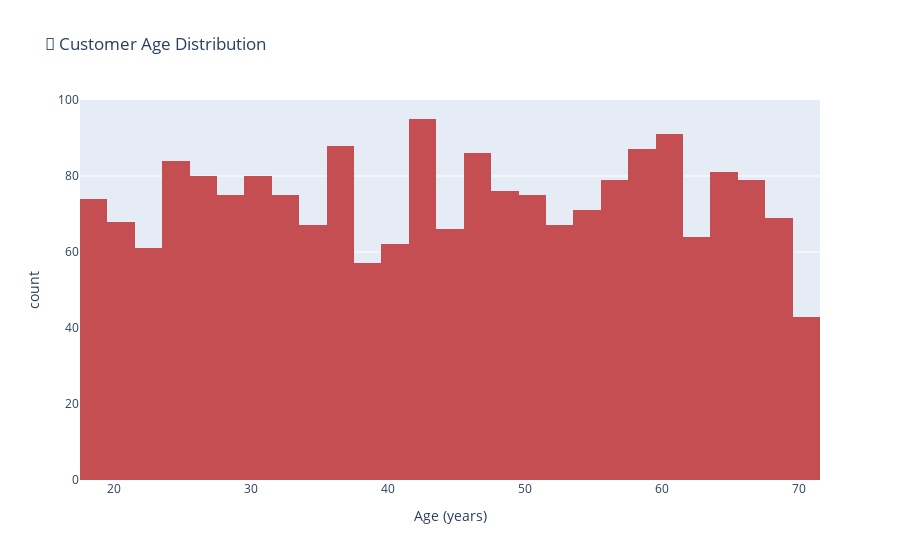

Notebook code for this chart:
### Code cell
# Age Distribution (Customers)
fig = px.histogram(
    df_customers.to_pandas(),
    x="Age",
    nbins=30,
    title="👤 Customer Age Distribution",
    labels={"Age": "Age (years)", "count": "Frequency"},
    color_discrete_sequence=[COLORS[2]]
)
fig.show()

### Figure 1 — Plotly figure (JSON) as saved in the notebook; plotly's stock layout.template omitted (floating-point values rounded to 4 significant figures; data arrays with more than 128 entries replaced by an {"elided": "..."} marker saying what was removed)
{"data": [{"bingroup": "x", "hovertemplate": "Age (years)=%{x}<br>count=%{y}<extra></extra>", "legendgroup": "", "marker": {"color": "#c44e52", "pattern": {"shape": ""}}, "name": "", "nbinsx": 30, "orientation": "v", "showlegend": false, "type": "histogram", "x": {"elided": "2000 int values"}, "xaxis": "x", "yaxis": "y"}], "layout": {"barmode": "relative", "legend": {"tracegroupgap": 0}, "title": {"text": "👤 Customer Age Distribution"}, "xaxis": {"anchor": "y", "domain": [0, 1], "title": {"text": "Age (years)"}}, "yaxis": {"anchor": "x", "domain": [0, 1], "title": {"text": "count"}}}}
